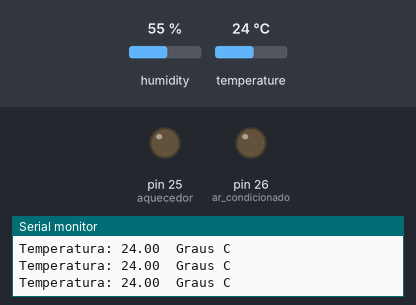
A sketch run on a simulated Arduino Mega 2560, built with avr-gcc and run on an emulated ATmega2560. Parts: output pins drawn as LEDs (lit = HIGH), the last lines printed to the serial monitor. The test bench sets the inputs (shaded band); at power-on: temperature 24 °C, humidity 55 %.

Above: at 2.8 s.
2.9 s: temperature set to 22 °C
9.0 s: temperature set to 19 °C
At 11.1 s:
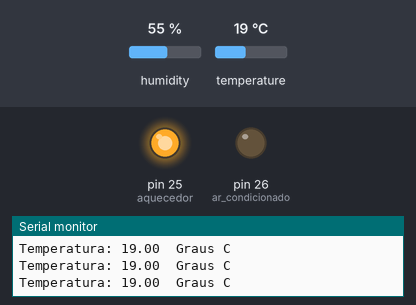
11.7 s: temperature set to 28 °C
At 13.3 s:
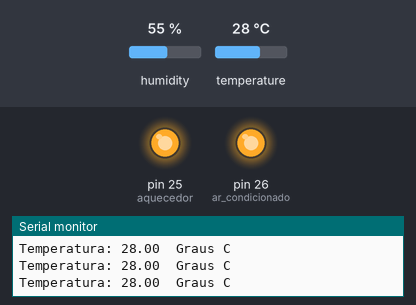
14.4 s: temperature set to 25 °C
20.5 s: temperature set to 22 °C
At 20.8 s:
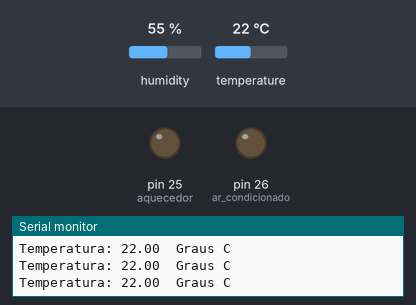
26.6 s: temperature set to 12 °C
At 27.4 s:
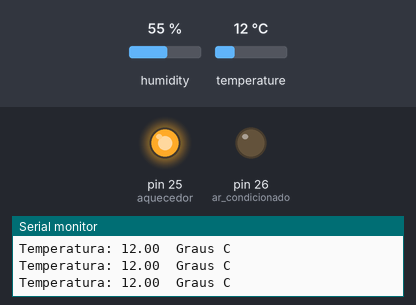
Timing chart, 0 to 29.6 s (numbered marks = the images above; inputs shaded):
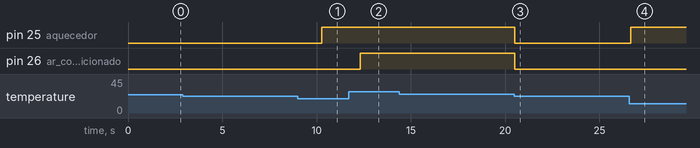

The sketch:

DHT.ino
```cpp
/*
##################################################
#
#	Arquivo: dht.ino
#	Micro-processador: Arduino Mega
#	Objetivo: refrigeraçao automatica
#	Autor: Cleber Júnior (DwCleb)
#
#################################################
*/
#include <DHT.h>

#define DHTPIN A1 // pino que estamos conectado
#define DHTTYPE DHT11 // DHT 11

// Conecte pino 1 do sensor (esquerda) ao +5V
// Conecte pino 2 do sensor ao pino de dados definido em seu Arduino
// Conecte pino 4 do sensor ao GND
DHT dht(DHTPIN, DHTTYPE); //definiçao do sensor, a partir de sua biblioteca
int ar_condicionado = 26; // define a saida 26 para o arcondicionado
int aquecedor = 25; //define a saida 25 para o aquecedor
int periodo_dht;

void setup()
{
  Serial.begin(9600);//define a comunicaçao serial para inicializar em 9600 baud
  pinMode(ar_condicionado, OUTPUT); // define a varivael ar condicionado como saida
  pinMode(aquecedor, OUTPUT); // define a variavel aquecedor como saida
  dht.begin(); // define a funçao dht para inicializar
}
 void loop(){
  refrigeracao(); // chama a funçao refrigeraçao
 }
void refrigeracao() // funçao para a refrigeraçao
{
  float t = dht.readTemperature(); // variavel t armazena o valor da temperatura lido pelo sensor
  if (isnan(t))// testa se retorno é valido, caso contrário algo está errado.
  {
    Serial.println("Algo de errado com o sensor DHT, impossibilitado de fazer leitura");//Emite no monitor da IDE a frase apresentada
  }
  else // senao houver problemas com a leitura
  {
    Serial.print("Temperatura: ");//Emite no monitor da IDE a frase apresentada
    Serial.print(t); // Emite no monitor da IDE o valor da varivavel
    Serial.println("  Graus C"); // Emite no monitor da IDE a frase apresentada, com quebra de linha "ln"
  }

  if ( t > 24){ //se o valor da temperatura for maior que 24 gruas celsius
   digitalWrite(ar_condicionado, HIGH); // liga o cooler, ar condicionado
  }
  else{//senao
    if ( t >= 22 && t <= 23 ) {// se a temperatura estiver entre 20 e 22 gruas celsius
      digitalWrite(ar_condicionado, LOW); // desliga o ar condicionado
      digitalWrite(aquecedor, LOW); // deliga o aquecedor
    }
      if ( t < 21){//se o valor da temperatura for menor que 18
        digitalWrite(aquecedor, HIGH); // liga o aquecedor
      }
    }
    periodo_dht = 0;

}
```

Measured:
- the behaviour switches between 21 and 20 °C on temperature (found by bisection; images 0 and 1)
- the behaviour switches between 24 and 23 °C on temperature (found by bisection; images 2 and 3)
- after the input at 9.0 s, pin 25 (aquecedor): LOW → HIGH after 1.3 s
- after the input at 11.7 s, pin 26 (ar_condicionado): LOW → HIGH after 0.62 s
- after the input at 20.5 s, pin 25 (aquecedor), pin 26 (ar_condicionado): HIGH → LOW at once
- after the input at 26.6 s, pin 25 (aquecedor): LOW → HIGH after 0.08 s
